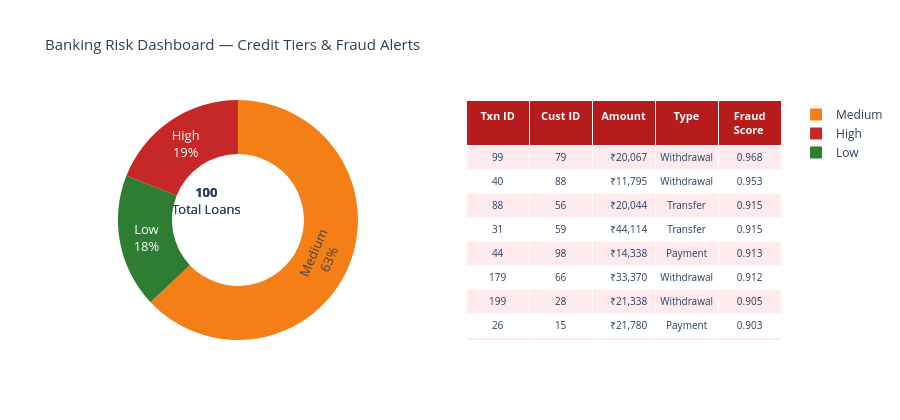

Here is the notebook cell this chart was saved with:
### Markdown cell above
---
## 3. Panel 2 — Banking: Credit Risk & Fraud Detection

### Code cell
# Credit risk tier donut
tier_counts = m2_loans["PD_Tier"].value_counts().reset_index()
tier_counts.columns = ["Tier", "Count"]
tier_order = {"Low":0,"Medium":1,"High":2}
tier_counts["order"] = tier_counts["Tier"].map(tier_order)
tier_counts = tier_counts.sort_values("order")

tier_colors = {"Low":"#2E7D32","Medium":"#F57F17","High":"#C62828"}
avg_pd_by_tier = m2_loans.groupby("PD_Tier")["PD_Predicted"].mean()

fig_bank = make_subplots(
    rows=1, cols=2,
    specs=[[{"type":"pie"},{"type":"table"}]],
    subplot_titles=["Credit Risk Tier Distribution","Fraud Alert Summary"]
)

fig_bank.add_trace(go.Pie(
    labels=tier_counts["Tier"],
    values=tier_counts["Count"],
    hole=0.55,
    marker_colors=[tier_colors[t] for t in tier_counts["Tier"]],
    textinfo="label+percent",
    textfont=dict(size=13),
    hovertemplate="<b>%{label}</b><br>Count: %{value}<br>Share: %{percent}<extra></extra>"
), row=1, col=1)

# Fraud table — show confirmed frauds
confirmed_fraud = m2_fraud[m2_fraud["Fraud_Predicted"]==1][
    ["Transaction_ID","Customer_ID","Amount","Transaction_Type","Fraud_Score"]
].copy()
confirmed_fraud = confirmed_fraud.sort_values("Fraud_Score", ascending=False).head(10)
confirmed_fraud["Fraud_Score"] = confirmed_fraud["Fraud_Score"].round(3)
confirmed_fraud["Amount"] = confirmed_fraud["Amount"].apply(lambda x: f"₹{x:,.0f}")

fig_bank.add_trace(go.Table(
    header=dict(
        values=["<b>Txn ID</b>","<b>Cust ID</b>","<b>Amount</b>","<b>Type</b>","<b>Fraud Score</b>"],
        fill_color="#B71C1C",
        font=dict(color="white", size=11),
        align="center",
        height=28
    ),
    cells=dict(
        values=[confirmed_fraud["Transaction_ID"], confirmed_fraud["Customer_ID"],
                confirmed_fraud["Amount"], confirmed_fraud["Transaction_Type"],
                confirmed_fraud["Fraud_Score"]],
        fill_color=[["#FFEBEE","white"]*10],
        align=["center","center","right","center","center"],
        font=dict(size=10),
        height=24
    )
), row=1, col=2)

fig_bank.update_layout(
    title=dict(text="Banking Risk Dashboard — Credit Tiers & Fraud Alerts", font=dict(size=15)),
    template="plotly_white",
    height=420,
    annotations=[
        dict(text=f"<b>{len(m2_loans)}</b><br>Total Loans", x=0.18, y=0.5,
             font=dict(size=13), showarrow=False),
    ]
)
total_fraud = (m2_fraud["Fraud_Predicted"]==1).sum()
print(f"Fraud alerts raised: {total_fraud} out of {len(m2_fraud)} transactions")
print(f"Credit tiers — Low: {tier_counts[tier_counts.Tier=='Low']['Count'].values[0]} | "
      f"Medium: {tier_counts[tier_counts.Tier=='Medium']['Count'].values[0]} | "
      f"High: {tier_counts[tier_counts.Tier=='High']['Count'].values[0]}")
fig_bank.show()

### Figure 1 — Plotly figure (JSON) as saved in the notebook; plotly's stock layout.template omitted (floating-point values rounded to 4 significant figures)
{"data": [{"domain": {"x": [0.0, 0.45], "y": [0.0, 1.0]}, "hole": 0.55, "hovertemplate": "<b>%{label}</b><br>Count: %{value}<br>Share: %{percent}<extra></extra>", "labels": ["Low", "Medium", "High"], "marker": {"colors": ["#2E7D32", "#F57F17", "#C62828"]}, "textfont": {"size": 13}, "textinfo": "label+percent", "type": "pie", "values": [18, 63, 19]}, {"cells": {"align": ["center", "center", "right", "center", "center"], "fill": {"color": [["#FFEBEE", "white", "#FFEBEE", "white", "#FFEBEE", "white", "#FFEBEE", "white", "#FFEBEE", "white", "#FFEBEE", "white", "#FFEBEE", "white", "#FFEBEE", "white", "#FFEBEE", "white", "#FFEBEE", "white"]]}, "font": {"size": 10}, "height": 24, "values": [[99, 40, 88, 31, 44, 179, 199, 26, 150, 15], [79, 88, 56, 59, 98, 66, 28, 15, 89, 30], ["₹20,067", "₹11,795", "₹20,044", "₹44,114", "₹14,338", "₹33,370", "₹21,338", "₹21,780", "₹35,538", "₹21,003"], ["Withdrawal", "Withdrawal", "Transfer", "Transfer", "Payment", "Withdrawal", "Withdrawal", "Payment", "Payment", "Payment"], [0.968, 0.953, 0.915, 0.915, 0.913, 0.912, 0.905, 0.903, 0.887, 0.792]]}, "domain": {"x": [0.55, 1.0], "y": [0.0, 1.0]}, "header": {"align": "center", "fill": {"color": "#B71C1C"}, "font": {"color": "white", "size": 11}, "height": 28, "values": ["<b>Txn ID</b>", "<b>Cust ID</b>", "<b>Amount</b>", "<b>Type</b>", "<b>Fraud Score</b>"]}, "type": "table"}], "layout": {"annotations": [{"font": {"size": 13}, "showarrow": false, "text": "<b>100</b><br>Total Loans", "x": 0.18, "xanchor": "center", "xref": "paper", "y": 0.5, "yanchor": "bottom", "yref": "paper"}, {"font": {"size": 13}, "showarrow": false, "text": "<b>100</b><br>Total Loans", "x": 0.18, "xanchor": "center", "xref": "paper", "y": 0.5, "yanchor": "bottom", "yref": "paper"}], "height": 420, "title": {"font": {"size": 15}, "text": "Banking Risk Dashboard — Credit Tiers & Fraud Alerts"}}}
